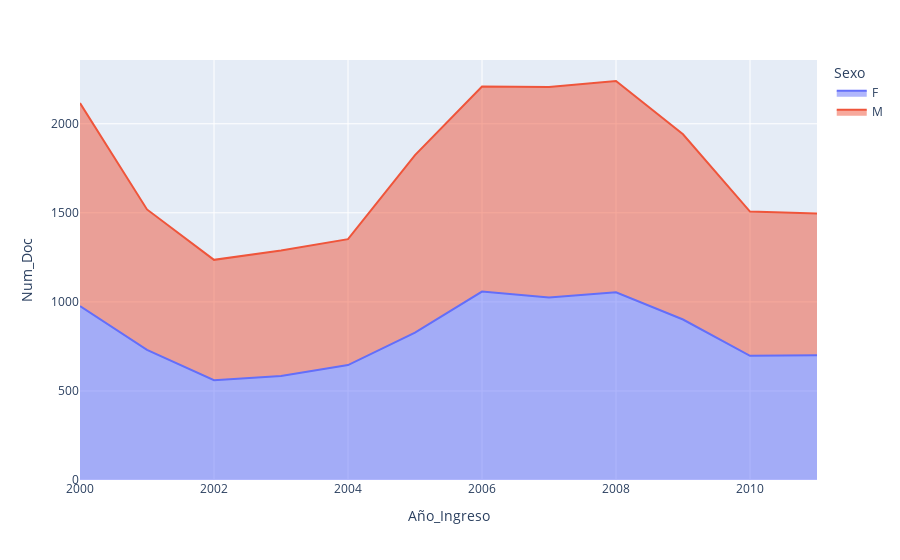

Notebook code cell kept with this figure:
### Markdown cell above
### Realizamos un grafico mostrando el ingreso de alumnos por año representado por sexo.

### Code cell
s2=alumnos.groupby(by=["Año_Ingreso","Sexo"],axis=0)["Num_Doc"].count()
s3 = pd.DataFrame(s2).reset_index()
fig_3 = px.area(s3, x="Año_Ingreso", y="Num_Doc",color="Sexo")
fig_3.show()

### Figure 1 — Plotly figure (JSON) as saved in the notebook; plotly's stock layout.template omitted (floating-point values rounded to 4 significant figures)
{"data": [{"hovertemplate": "Sexo=F<br>Año_Ingreso=%{x}<br>Num_Doc=%{y}<extra></extra>", "legendgroup": "F", "line": {"color": "#636efa"}, "mode": "lines", "name": "F", "orientation": "v", "showlegend": true, "stackgroup": "1", "type": "scatter", "x": [2000, 2001, 2002, 2003, 2004, 2005, 2006, 2007, 2008, 2009, 2010, 2011], "xaxis": "x", "y": [976, 731, 560, 584, 645, 827, 1058, 1025, 1054, 901, 697, 701], "yaxis": "y"}, {"hovertemplate": "Sexo=M<br>Año_Ingreso=%{x}<br>Num_Doc=%{y}<extra></extra>", "legendgroup": "M", "line": {"color": "#EF553B"}, "mode": "lines", "name": "M", "orientation": "v", "showlegend": true, "stackgroup": "1", "type": "scatter", "x": [2000, 2001, 2002, 2003, 2004, 2005, 2006, 2007, 2008, 2009, 2010, 2011], "xaxis": "x", "y": [1140, 788, 676, 704, 707, 997, 1151, 1181, 1186, 1040, 810, 795], "yaxis": "y"}], "layout": {"legend": {"title": {"text": "Sexo"}, "tracegroupgap": 0}, "margin": {"t": 60}, "xaxis": {"anchor": "y", "domain": [0, 1], "title": {"text": "Año_Ingreso"}}, "yaxis": {"anchor": "x", "domain": [0, 1], "title": {"text": "Num_Doc"}}}}
